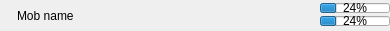
<?xml version="1.0" encoding="UTF-8"?>
<ui version="4.0">
 <class>CharListElement</class>
 <widget class="QWidget" name="CharListElement">
  <property name="geometry">
   <rect>
    <x>0</x>
    <y>0</y>
    <width>390</width>
    <height>31</height>
   </rect>
  </property>
  <property name="minimumSize">
   <size>
    <width>0</width>
    <height>0</height>
   </size>
  </property>
  <property name="maximumSize">
   <size>
    <width>16777215</width>
    <height>16777215</height>
   </size>
  </property>
  <property name="windowTitle">
   <string>CharListElement</string>
  </property>
  <layout class="QHBoxLayout" name="horizontalLayout">
   <property name="spacing">
    <number>5</number>
   </property>
   <property name="leftMargin">
    <number>2</number>
   </property>
   <property name="topMargin">
    <number>0</number>
   </property>
   <property name="rightMargin">
    <number>0</number>
   </property>
   <property name="bottomMargin">
    <number>0</number>
   </property>
   <item>
    <layout class="QVBoxLayout" name="verticalLayout_2">
     <property name="spacing">
      <number>1</number>
     </property>
     <item>
      <widget class="QLabel" name="familyFilteredLabel">
       <property name="enabled">
        <bool>true</bool>
       </property>
       <property name="minimumSize">
        <size>
         <width>10</width>
         <height>10</height>
        </size>
       </property>
       <property name="maximumSize">
        <size>
         <width>10</width>
         <height>10</height>
        </size>
       </property>
       <property name="toolTip">
        <string>Mob's family is filtered out</string>
       </property>
       <property name="textFormat">
        <enum>Qt::PlainText</enum>
       </property>
       <property name="pixmap">
        <pixmap resource="../../qt.qrc">:/icons/polygonExclude.png</pixmap>
       </property>
       <property name="alignment">
        <set>Qt::AlignCenter</set>
       </property>
      </widget>
     </item>
     <item>
      <widget class="QLabel" name="mobFilteredLabel">
       <property name="enabled">
        <bool>true</bool>
       </property>
       <property name="minimumSize">
        <size>
         <width>10</width>
         <height>10</height>
        </size>
       </property>
       <property name="maximumSize">
        <size>
         <width>10</width>
         <height>10</height>
        </size>
       </property>
       <property name="toolTip">
        <string>Mob is filtered out</string>
       </property>
       <property name="text">
        <string/>
       </property>
       <property name="pixmap">
        <pixmap resource="../../qt.qrc">:/icons/detachedIcon.png</pixmap>
       </property>
      </widget>
     </item>
    </layout>
   </item>
   <item>
    <widget class="QLabel" name="title">
     <property name="maximumSize">
      <size>
       <width>16777215</width>
       <height>15</height>
      </size>
     </property>
     <property name="text">
      <string>Mob name </string>
     </property>
     <property name="wordWrap">
      <bool>false</bool>
     </property>
    </widget>
   </item>
   <item>
    <spacer name="horizontalSpacer">
     <property name="orientation">
      <enum>Qt::Horizontal</enum>
     </property>
     <property name="sizeHint" stdset="0">
      <size>
       <width>40</width>
       <height>20</height>
      </size>
     </property>
    </spacer>
   </item>
   <item>
    <layout class="QVBoxLayout" name="verticalLayout">
     <property name="spacing">
      <number>0</number>
     </property>
     <property name="sizeConstraint">
      <enum>QLayout::SetDefaultConstraint</enum>
     </property>
     <item>
      <widget class="QProgressBar" name="hpBar">
       <property name="minimumSize">
        <size>
         <width>70</width>
         <height>0</height>
        </size>
       </property>
       <property name="maximumSize">
        <size>
         <width>70</width>
         <height>10</height>
        </size>
       </property>
       <property name="value">
        <number>24</number>
       </property>
       <property name="alignment">
        <set>Qt::AlignCenter</set>
       </property>
      </widget>
     </item>
     <item>
      <widget class="QProgressBar" name="mpBar">
       <property name="minimumSize">
        <size>
         <width>70</width>
         <height>0</height>
        </size>
       </property>
       <property name="maximumSize">
        <size>
         <width>70</width>
         <height>10</height>
        </size>
       </property>
       <property name="value">
        <number>24</number>
       </property>
       <property name="alignment">
        <set>Qt::AlignCenter</set>
       </property>
      </widget>
     </item>
    </layout>
   </item>
  </layout>
 </widget>
 <layoutdefault spacing="6" margin="11"/>
 <resources>
  <include location="../../qt.qrc"/>
 </resources>
 <connections/>
</ui>
